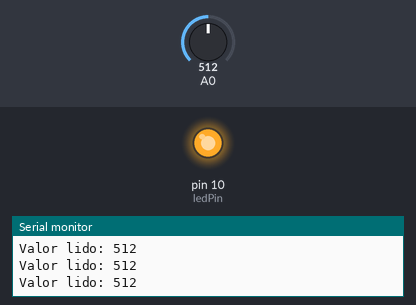
Bench run of a sketch on a simulated Arduino Uno, built with avr-gcc and run on an emulated ATmega328P. Parts: output pins drawn as LEDs (lit = HIGH), the last lines printed to the serial monitor. The test bench sets the inputs (shaded band); at power-on: A0 = 512.

Above: at 1.2 s.
1.3 s: A0 set to 481
At 2.5 s:
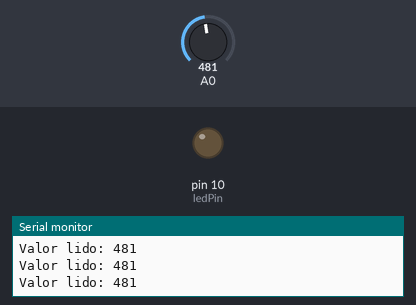
2.8 s: A0 set to 510
At 4.0 s:
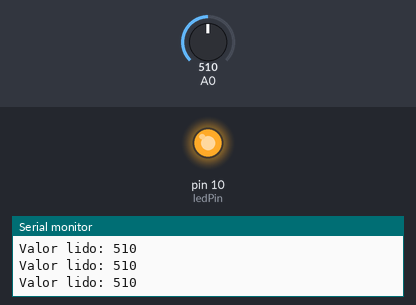
5.8 s: A0 set to 490
At 7.1 s:
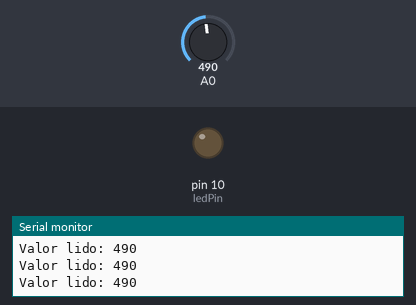
Timing chart, 0 to 8.8 s (numbered marks = the images above; inputs shaded):
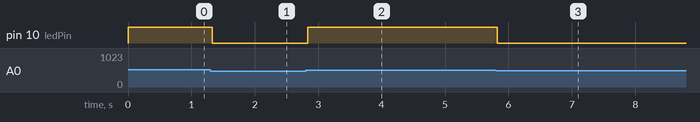

The sketch:

3_blinkLdr.ino
```cpp
/*
	Mudar o valor do estado do Led de acordo com o valor do LDR
	O Led pode ser setado para blinkar quando o LDR atingir algum valor especifico ou
	pode fazer um Fade
*/

// Setando o pino digital para ser o ledPin
int ledPin = 10;

// Criando a variavel de threshold para filtrar os valores do LDR
int threshold = 500;


// Funcao setup, para inicializar alguns parametros
void setup()
{
	// Setando o pino do led como saida
	pinMode(ledPin, OUTPUT);
	// Liberando a comunicacao serial, para velocidade de 9600
	Serial.begin(9600);

}

// Funcao que fica rodando enquanto o arduino estiver ligado
void loop()
{
	// salvando o valor da porta A0, que esta o LDR na variavel ldrValue
	int ldrValue = analogRead(A0);

	// imprime na tela serial o valor lido do LDR
	Serial.print("Valor lido: ");
	Serial.println(ldrValue);

	// Vendo se o ldrValue esta dentro ou nao do threshold para ativar o led
	if(ldrValue >= threshold)
	{
		// Acender o LED
		digitalWrite(ledPin,HIGH);
	}
	else
	{
		// Apagar o LED
		digitalWrite(ledPin,LOW);
	}

}
```

Measured:
- the behaviour switches between 500 and 499 on A0 (found by bisection; images 0 and 1)
- after the input at 1.3 s, pin 10 (ledPin): HIGH → LOW at once
- after the input at 2.8 s, pin 10 (ledPin): LOW → HIGH at once
- after the input at 5.8 s, pin 10 (ledPin): HIGH → LOW at once
